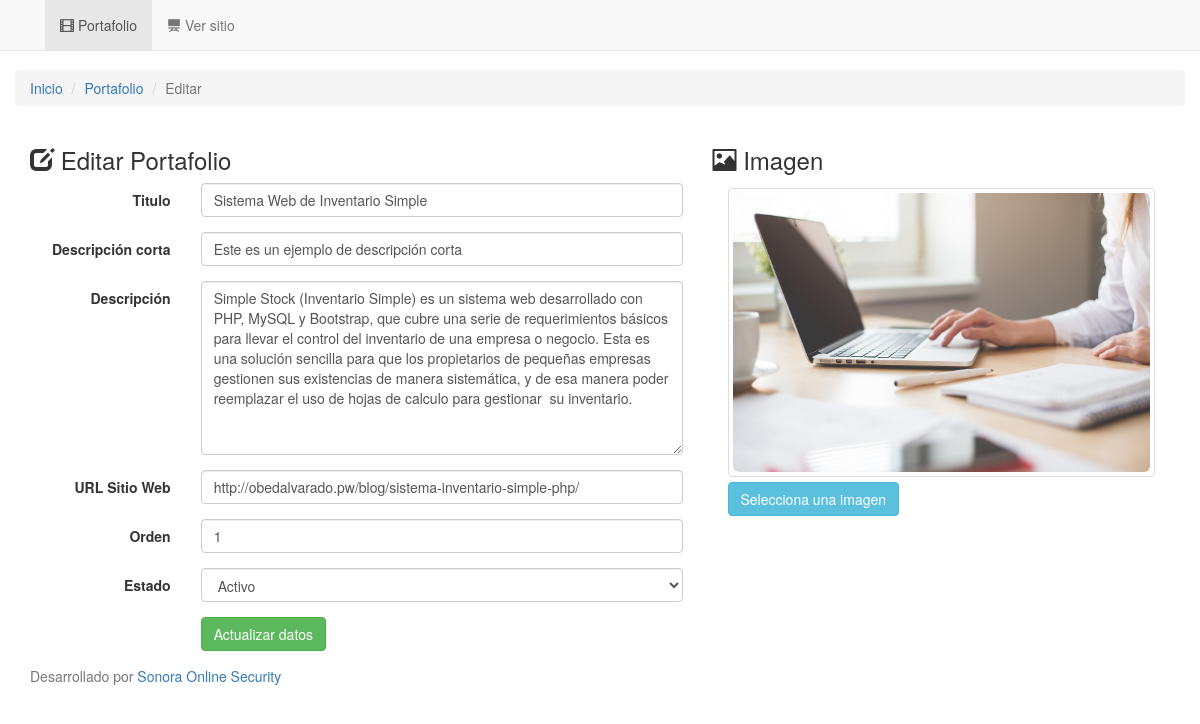
Screenshot of /admin/banneredit.php?id=1 with the database file from the repository.
### tables this page shows
CREATE TABLE `portafolio` (
  `id` int(11) NOT NULL,
  `titulo` varchar(100) NOT NULL,
  `descripcion_corta` varchar(255) NOT NULL,
  `descripcion` text NOT NULL,
  `url_image` varchar(255) NOT NULL,
  `url_web` varchar(255) NOT NULL DEFAULT 'https://obedalvarado.pw/',
  `estado` int(1) NOT NULL,
  `orden` int(2) NOT NULL
);

### admin/banneredit.php (the view, shortened to what this page needs)
<?php
include ("../conexion.php");
$id_banner=intval($_GET['id']);
$sql=mysqli_query($con,"select * from portafolio where id='$id_banner' limit 0,1");
$rw=mysqli_fetch_array($sql);
$titulo=$rw['titulo'];
$descripcion_corta=$rw['descripcion_corta'];
$descripcion=$rw['descripcion'];
$url_image=$rw['url_image'];
$url_web=$rw['url_web'];
$orden=intval($rw['orden']);
$estado=intval($rw['estado']);
?>
<!DOCTYPE html>
<html lang="en">
  <head>
	<link rel="stylesheet" href="https://maxcdn.bootstrapcdn.com/bootstrap/3.3.5/css/bootstrap.min.css">
    <link href="css/navbar-fixed-top.css" rel="stylesheet">
	<link href="css/preview-image.css" rel="stylesheet">
  </head>
  <body>
		<?php include("top_menu.php");?>
    <div class="container">
      <div class="row">
	   <ol class="breadcrumb">
		  <li><a href="#">Inicio</a></li>
		  <li><a href="index.php">Portafolio</a></li>
		  <li class="active">Editar</li>
		</ol>
		 <div class="col-md-7">
		 <h3 ><span class="glyphicon glyphicon-edit"></span> Editar Portafolio</h3>
			<form class="form-horizontal" id="editar_banner">
			  <div class="form-group">
				<label for="titulo" class="col-sm-3 control-label">Titulo</label>
				<div class="col-sm-9">
				  <input type="text" class="form-control" id="titulo" value="<?php echo $titulo;?>" required name="titulo">
				</div>
			  </div>
			  <div class="form-group">
				<label for="descripcion_corta" class="col-sm-3 control-label">Descripción corta</label>
				<div class="col-sm-9">
				  <input type="text" class="form-control" id="descripcion_corta" value="<?php echo $descripcion_corta;?>" required name="descripcion_corta">
				</div>
			  </div>
			  <div class="form-group">
				<label for="descripcion" class="col-sm-3 control-label">Descripción</label>
				<div class="col-sm-9">
				  <textarea class='form-control' name="descripcion" id="descripcion" required rows=8><?php echo $descripcion;?></textarea>
				</div>
			  </div>
			<div class="form-group">
				<label for="url_web" class="col-sm-3 control-label">URL Sitio Web</label>
				<div class="col-sm-9">
				  <input type="url" class="form-control" id="url_web" value="<?php echo $url_web;?>"  name="url_web">
				</div>
			  </div>
			  <div class="form-group">
				<label for="orden" class="col-sm-3 control-label">Orden</label>
				<div class="col-sm-9">
				  <input type="number" class="form-control" id="orden" name="orden" value="<?php echo $orden;?>">
				</div>
			  </div>
			  <div class="form-group">
				<label for="estado" class="col-sm-3 control-label">Estado</label>
				<div class="col-sm-9">
				  <select class="form-control" id="estado" required name="estado">
					<option value="1" <?php if($estado==1){echo "selected";} ?>>Activo</option>
				 </select>
				</div>
			  </div>
			  <div class="form-group">
				<div class="col-sm-offset-3 col-sm-9">
				  <button type="submit" class="btn btn-success">Actualizar datos</button>
				</div>
			  </div>
			</form>
		</div>
		<div class="col-md-5">
		 <h3 ><span class="glyphicon glyphicon-picture"></span> Imagen</h3>
		 <form class="form-vertical">
			<div class="form-group">
				<div class="col-sm-12">
				 <div class="fileinput fileinput-new" data-provides="fileinput">
								  <div class="fileinput-new thumbnail" style="max-width: 100%;" >
									  <img class="img-rounded" src="../img/banner/<?php echo $url_image;?>" />
								  </div>
								  <div>
									<span class="btn btn-info btn-file"><span class="fileinput-new">Selecciona una imagen</span>
									<span class="fileinput-exists" onclick="upload_image();">Cambiar imagen</span><input type="file" name="fileToUpload" id="fileToUpload" required onchange="upload_image();"></span>
								  </div>
					</div>
				</div>
			  </div>
		 </form>
		</div>
    </div>
	</div>
		<?php include("footer.php");?>
  </body>
</html>

### admin/top_menu.php (shortened to what this page needs)
<nav class="navbar navbar-default navbar-fixed-top">
  <div class="container">
    <div class="navbar-header">
      <a class="navbar-brand" href="#"></a>
    </div>
    <div id="navbar" class="navbar-collapse collapse">
      <ul class="nav navbar-nav">
       <li class="active"><a href="index.php"><i class='glyphicon glyphicon-film'></i> Portafolio</a></li>
 <li><a href="../" target="_blank"><i class='glyphicon glyphicon-blackboard'></i> Ver sitio</a></li>
      </ul>
  </div>
</nav>

### admin/footer.php
<footer class="footer">
      <div class="container">
        <p class="text-muted">Desarrollado por <a href="http://obedalvarado.pw/" target='_blank'>Sonora Online Security</a></p>
      </div>
</footer>

### admin/css/navbar-fixed-top.css (style rules this page uses)
body { min-height: 200px; padding-top: 70px; }

### admin/css/preview-image.css (style rules this page uses)
.btn-file { position: relative; overflow: hidden; vertical-align: middle; }
.fileinput { display: inline-block; margin-bottom: 9px; }
.fileinput .thumbnail { display: inline-block; margin-bottom: 5px; overflow: hidden; text-align: center; vertical-align: middle; }
.fileinput .thumbnail > img { max-height: 100%; }
.fileinput .btn { vertical-align: middle; }

### rows the page displays
portafolio: titulo "Sistema Web de Inventario Simple", descripcion_corta "Este es un ejemplo de descripción corta", descripcion "Simple Stock (Inventario Simple) es un sistema web desarrollado con PHP, MySQL y Bootstrap, que cubre una serie de requerimientos básicos para llevar el control del inventario de una empresa o negocio. Esta es una solución sencilla para que los propietarios de pequeñas empresas gestionen sus existencias de manera sistemática, y de esa manera poder reemplazar el uso de hojas de calculo para gestionar su inventario.", url_web "http://obedalvarado.pw/blog/sistema-inventario-simple-php/", orden "1", estado "Activo", url_image (picture)
